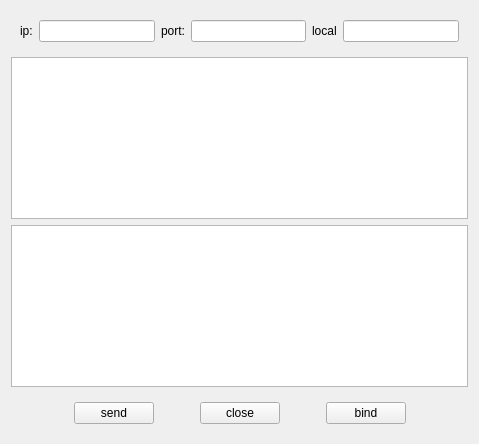
<?xml version="1.0" encoding="UTF-8"?>
<ui version="4.0">
 <class>Widget</class>
 <widget class="QWidget" name="Widget">
  <property name="geometry">
   <rect>
    <x>0</x>
    <y>0</y>
    <width>479</width>
    <height>444</height>
   </rect>
  </property>
  <property name="windowTitle">
   <string>Widget</string>
  </property>
  <layout class="QVBoxLayout" name="verticalLayout">
   <item>
    <widget class="QWidget" name="widget" native="true">
     <layout class="QHBoxLayout" name="horizontalLayout">
      <item>
       <widget class="QLabel" name="label">
        <property name="text">
         <string>ip:</string>
        </property>
       </widget>
      </item>
      <item>
       <widget class="QLineEdit" name="lineEditIp"/>
      </item>
      <item>
       <widget class="QLabel" name="label_2">
        <property name="text">
         <string>port:</string>
        </property>
       </widget>
      </item>
      <item>
       <widget class="QLineEdit" name="lineEditPort"/>
      </item>
      <item>
       <widget class="QLabel" name="label_3">
        <property name="text">
         <string>local</string>
        </property>
       </widget>
      </item>
      <item>
       <widget class="QLineEdit" name="lineEditBind"/>
      </item>
     </layout>
    </widget>
   </item>
   <item>
    <widget class="QTextEdit" name="textRead"/>
   </item>
   <item>
    <widget class="QTextEdit" name="textWrite"/>
   </item>
   <item>
    <widget class="QWidget" name="widget_2" native="true">
     <layout class="QHBoxLayout" name="horizontalLayout_2">
      <item>
       <spacer name="horizontalSpacer">
        <property name="orientation">
         <enum>Qt::Horizontal</enum>
        </property>
        <property name="sizeHint" stdset="0">
         <size>
          <width>40</width>
          <height>20</height>
         </size>
        </property>
       </spacer>
      </item>
      <item>
       <widget class="QPushButton" name="btnSend">
        <property name="text">
         <string>send</string>
        </property>
       </widget>
      </item>
      <item>
       <spacer name="horizontalSpacer_3">
        <property name="orientation">
         <enum>Qt::Horizontal</enum>
        </property>
        <property name="sizeType">
         <enum>QSizePolicy::Fixed</enum>
        </property>
        <property name="sizeHint" stdset="0">
         <size>
          <width>40</width>
          <height>20</height>
         </size>
        </property>
       </spacer>
      </item>
      <item>
       <widget class="QPushButton" name="btnClose">
        <property name="text">
         <string>close</string>
        </property>
       </widget>
      </item>
      <item>
       <spacer name="horizontalSpacer_4">
        <property name="orientation">
         <enum>Qt::Horizontal</enum>
        </property>
        <property name="sizeType">
         <enum>QSizePolicy::Fixed</enum>
        </property>
        <property name="sizeHint" stdset="0">
         <size>
          <width>40</width>
          <height>20</height>
         </size>
        </property>
       </spacer>
      </item>
      <item>
       <widget class="QPushButton" name="btnBind">
        <property name="text">
         <string>bind</string>
        </property>
       </widget>
      </item>
      <item>
       <spacer name="horizontalSpacer_2">
        <property name="orientation">
         <enum>Qt::Horizontal</enum>
        </property>
        <property name="sizeHint" stdset="0">
         <size>
          <width>40</width>
          <height>20</height>
         </size>
        </property>
       </spacer>
      </item>
     </layout>
    </widget>
   </item>
  </layout>
 </widget>
 <resources/>
 <connections/>
</ui>
